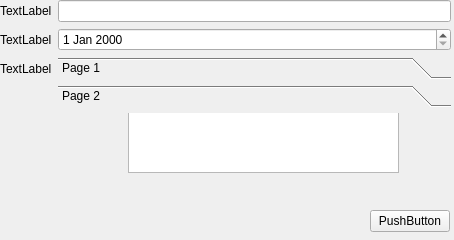
<?xml version="1.0" encoding="UTF-8"?>
<ui version="4.0">
 <class>ComplexFormWidget</class>
 <widget class="QWidget" name="ComplexFormWidget">
  <property name="geometry">
   <rect>
    <x>0</x>
    <y>0</y>
    <width>454</width>
    <height>240</height>
   </rect>
  </property>
  <property name="sizePolicy">
   <sizepolicy hsizetype="Fixed" vsizetype="Fixed">
    <horstretch>0</horstretch>
    <verstretch>0</verstretch>
   </sizepolicy>
  </property>
  <property name="windowTitle">
   <string>Form</string>
  </property>
  <widget class="QWidget" name="formLayoutWidget">
   <property name="geometry">
    <rect>
     <x>0</x>
     <y>0</y>
     <width>451</width>
     <height>201</height>
    </rect>
   </property>
   <layout class="QFormLayout" name="formLayout">
    <property name="fieldGrowthPolicy">
     <enum>QFormLayout::AllNonFixedFieldsGrow</enum>
    </property>
    <item row="3" column="0">
     <widget class="QLabel" name="label">
      <property name="text">
       <string>TextLabel</string>
      </property>
     </widget>
    </item>
    <item row="3" column="1">
     <widget class="QLineEdit" name="lineEdit"/>
    </item>
    <item row="4" column="0">
     <widget class="QLabel" name="label_2">
      <property name="text">
       <string>TextLabel</string>
      </property>
     </widget>
    </item>
    <item row="4" column="1">
     <widget class="QDateEdit" name="dateEdit"/>
    </item>
    <item row="5" column="0">
     <widget class="QLabel" name="label_3">
      <property name="text">
       <string>TextLabel</string>
      </property>
     </widget>
    </item>
    <item row="5" column="1">
     <widget class="QToolBox" name="toolBox">
      <property name="currentIndex">
       <number>1</number>
      </property>
      <widget class="QWidget" name="page">
       <property name="geometry">
        <rect>
         <x>0</x>
         <y>0</y>
         <width>386</width>
         <height>68</height>
        </rect>
       </property>
       <attribute name="label">
        <string>Page 1</string>
       </attribute>
       <widget class="QTextEdit" name="textEdit">
        <property name="geometry">
         <rect>
          <x>10</x>
          <y>0</y>
          <width>371</width>
          <height>51</height>
         </rect>
        </property>
       </widget>
      </widget>
      <widget class="QWidget" name="page_2">
       <property name="geometry">
        <rect>
         <x>0</x>
         <y>0</y>
         <width>386</width>
         <height>68</height>
        </rect>
       </property>
       <attribute name="label">
        <string>Page 2</string>
       </attribute>
       <widget class="QPlainTextEdit" name="plainTextEdit">
        <property name="geometry">
         <rect>
          <x>70</x>
          <y>-10</y>
          <width>271</width>
          <height>70</height>
         </rect>
        </property>
       </widget>
      </widget>
     </widget>
    </item>
   </layout>
  </widget>
  <widget class="QPushButton" name="pushButton">
   <property name="geometry">
    <rect>
     <x>370</x>
     <y>210</y>
     <width>80</width>
     <height>22</height>
    </rect>
   </property>
   <property name="text">
    <string>PushButton</string>
   </property>
  </widget>
 </widget>
 <resources/>
 <connections/>
</ui>
